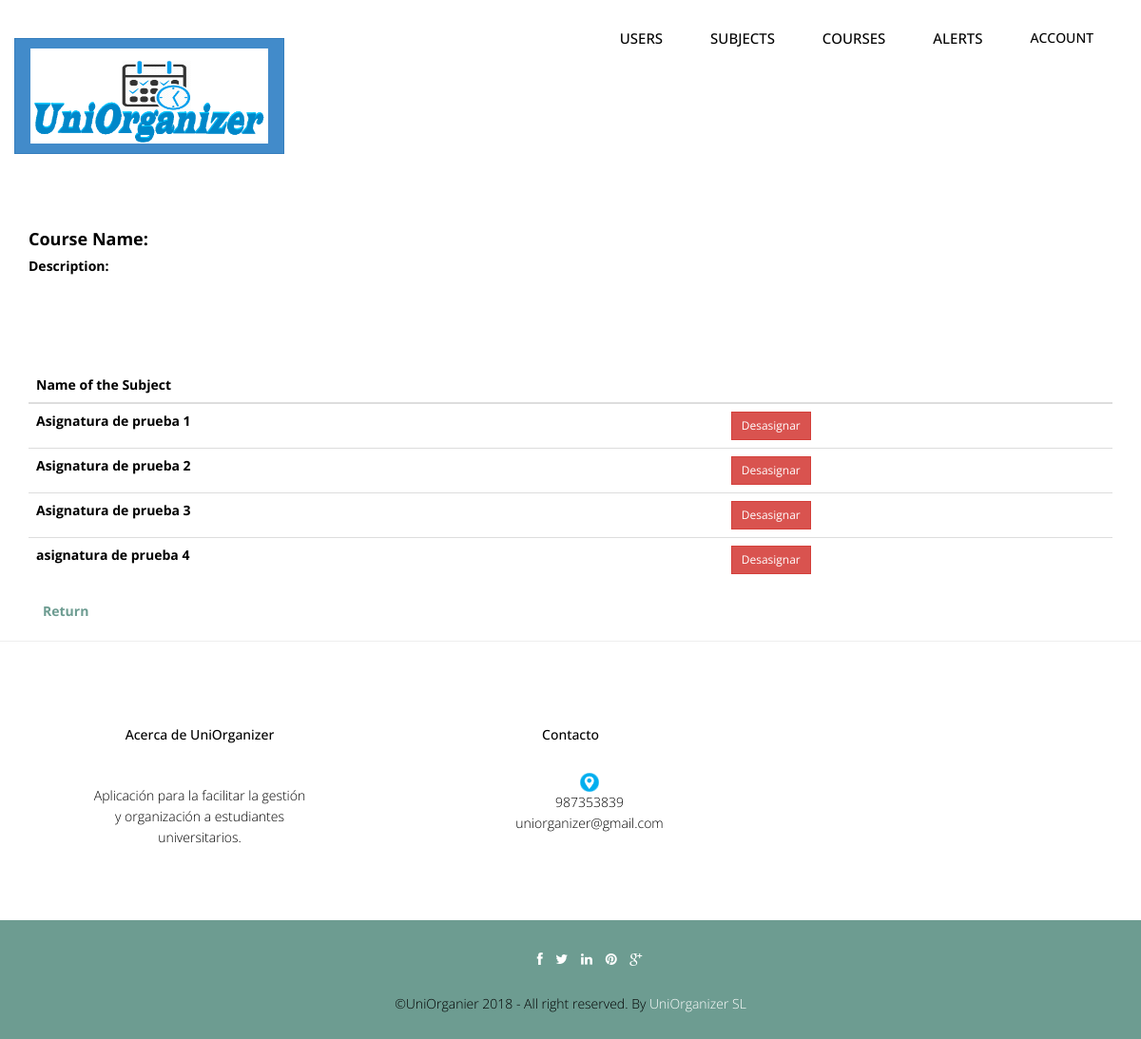
The app's page /Controllers/CURSO_Controller.php (signed in) with its own data.
### tables this page shows
CREATE TABLE `asignatura` (
  `idAsignatura` int(10) NOT NULL,
  `nombreAsignatura` varchar(200) NOT NULL
);

### Models/ASIGNATURA_Model.php (called while the page is built, shortened)
<?php
include_once '../Functions/LibraryFunctions.php';
class ASIGNATURA_Model {
    function ConectarBD() {
        $this->mysqli = new mysqli("localhost", "root", "", "uniorganizer");
    }
    function Listar() {
        $sql = "SELECT * FROM asignatura";
        if (!($resultado = $this->mysqli->query($sql))) {
            return 'Error en la consulta sobre la base de datos.';
        } else {
            $toret = array();
            $i = 0;
            while ($fila = $resultado->fetch_array()) {
                $toret[$i] = $fila;
                $i++;
            }
            return $toret;
        }
    }
}
?>

### Views/CURSO_SHOW_Vista.php (the view, shortened to what this page needs)
<?php
class CURSO_SHOW {
    private $datos;
    private $volver;
    function __construct($array, $volver) {
        $this->datos = $array;
        $this->volver = $volver;
        $this->render();
    }
    function render() {
		?>
        <div class="container">
				<h4><b><?php echo $strings['nombreCurso']; ?>: </b><?php echo $this->datos['curso']['nombreCurso'] ; ?></h4>
				<h5><b><?php echo $strings['descripcionCurso']; ?>: </b><?php echo $this->datos['curso']['descripcionCurso']; ?></h5>
        <br><br><br><br>
        <table class="table">
			  <thead class="thead-dark">
				<tr>
				  <th scope="col"><?php echo $strings['nombreAsignatura']; ?></th>
				  <th scope="col"></th>
				</tr>
			  </thead><tbody>
			  <?php
        foreach ($this->datos['asignaturas'] as $valor) {
			?>
            <tr>
            <th><?php echo $valor['nombreAsignatura']; ?></th>
            <td><a href="?accion=desasignar&idCurso=<?php echo $_GET["id"]; ?>&idAsignatura=<?php echo  $valor['idAsignatura']; ?>"><button type="button" class="btn btn-danger btn-sm">Desasignar</button></a></td>
            </tr><?php
        }
		?>
        </tbody>
			</table>
			<a class="form-link" href="<?php echo $this->volver; ?>"><?php echo $strings['Volver']; ?></a>
			 </div>
		<?php
        include '../Views/footer.php';
    }
}
?>

### css/style.css (style rules this page uses)
body { font-family:'Open Sans', Arial, sans-serif; font-size:14px; font-weight:300; line-height:1.6em; color:#000; background-color:#fff; }
hi,h2,h3,h4,h5,h6 { color:#000; line-height:1.1em; }
.link-list ul,li,a { color:#000; list-style:none; }
.form-link { font-weight:bold; color: #6D9C91 !important; margin-left: 15px; }

### css/overwrite.css (style rules this page uses)
.btn { text-shadow: none; background-image:none; border-color: none; border-bottom-color: none; -webkit-box-shadow: none; -moz-box-shadow: none; box-shadow: none; }
.btn { outline:0; -webkit-border-radius: 0; -moz-border-radius: 0; border-radius: 0; }
.btn-sm { -webkit-border-radius: 0; -moz-border-radius: 0; border-radius: 0; }

### records on screen
asignatura: nombreAsignatura "Asignatura de prueba 1"
asignatura: nombreAsignatura "Asignatura de prueba 2"
asignatura: nombreAsignatura "Asignatura de prueba 3"
asignatura: nombreAsignatura "asignatura de prueba 4"

### other values on screen
$strings['Cuenta'] "ACCOUNT"
$strings['nombreCurso'] "Course Name"
$strings['descripcionCurso'] "Description"
$strings['nombreAsignatura'] "Name of the Subject"
$strings['Volver'] "Return"
